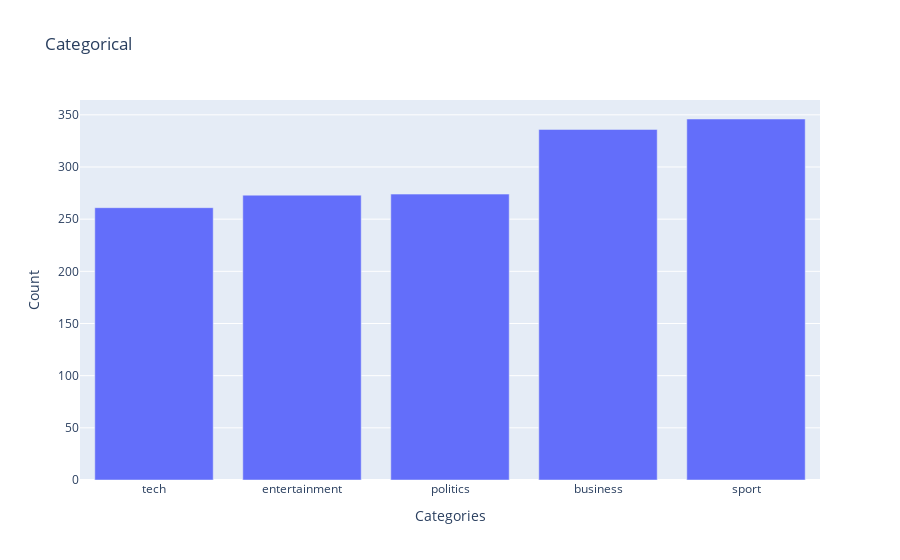

The notebook cell saved with this chart:
### Code cell
Barplot(groupped_Category.Category,groupped_Category.count_of_categories)

### Figure 1 — Plotly figure (JSON) as saved in the notebook; plotly's stock layout.template omitted (floating-point values rounded to 4 significant figures)
{"data": [{"y": [336, 273, 274, 346, 261], "x": ["business", "entertainment", "politics", "sport", "tech"], "type": "bar"}], "layout": {"yaxis": {"title": {"text": "Count"}}, "xaxis": {"categoryorder": "total ascending", "title": {"text": "Categories"}}, "title": {"text": "Categorical"}}}
